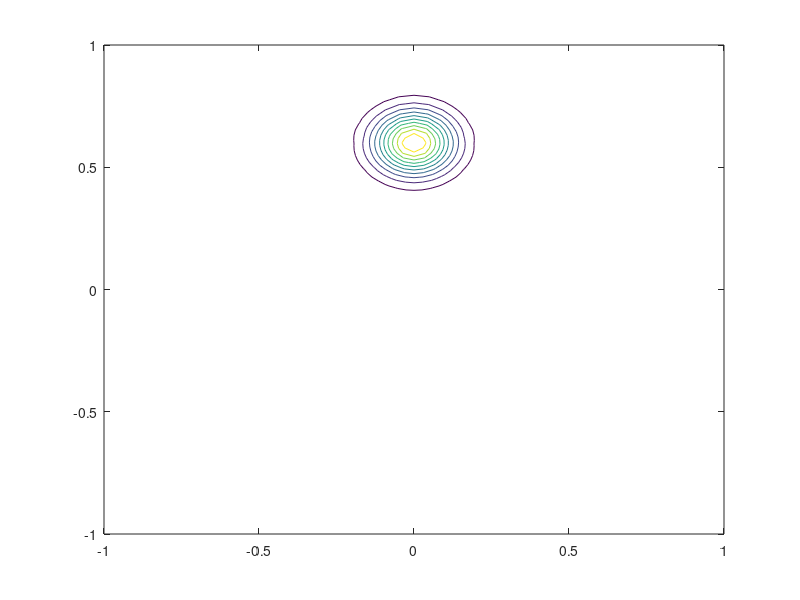
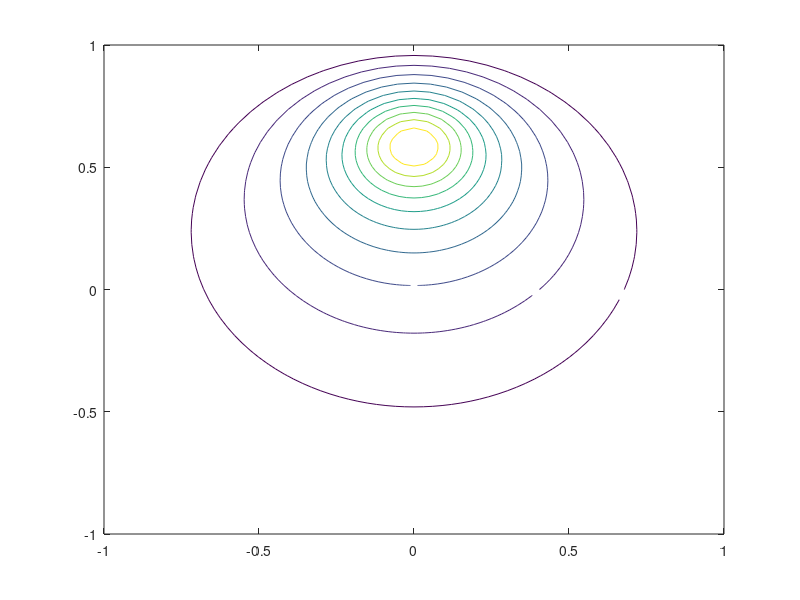
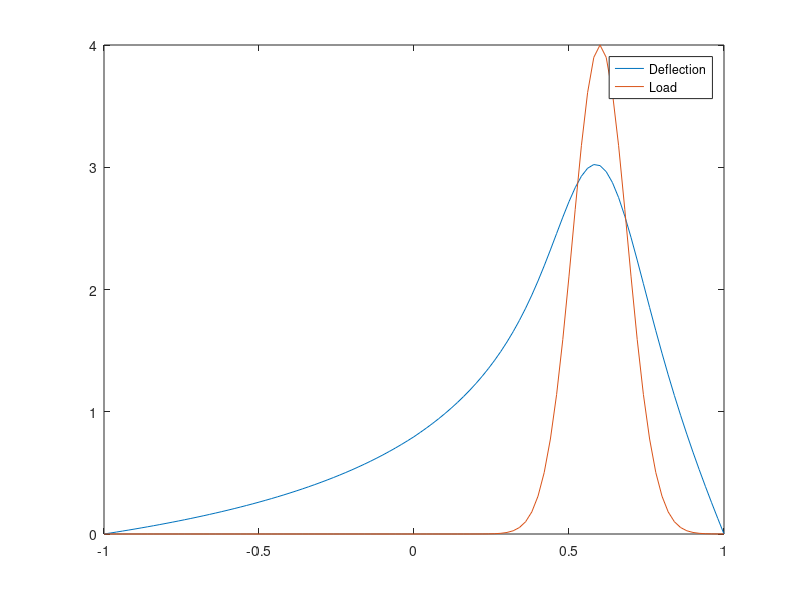

Write MATLAB code to recreate these figures, in order.
%划分网格
Nr=50;%在r方向打51个点
Ntheta=100;%在theta方向打101个点
r=linspace(0,1,Nr+1);%网格点的r坐标
r=r(2:Nr);%内部网格点的r坐标
hr=1/Nr;%r方向的步长
htheta=2*pi/Ntheta;%theta方向的步长
theta=linspace(0,2*pi,Ntheta+1);%网格点的theta坐标
theta=theta(1:Ntheta);%除去theta=2*pi的点后的网格坐标

%计算方程右端项F
F=[];
for k = 1:Ntheta
    F=[F,0,4*exp(-8^2*((r.*cos(theta(k))).^2+(r.*sin(theta(k))-0.6).^2))];
end

%构建矩阵A，其中记号与上机报告中保持一致
a=-Nr^2.+1./(2.*r.*hr);%差分格式中U_{i-1,j}前的系数
b=-Nr^2.-1./(2.*r(1:Nr-2).*hr);%差分格式中U_{i+1,j}前的系数
c=2*Nr^2.+2./(r.^2.*htheta^2);%差分格式中U_{i,j}前的系数
T0=diag([0,c])+diag(a,-1)+diag([0,b],1);
T1=diag([1,c])+diag(a,-1)+diag([0,b],1);
d=-1./((r.^2).*(htheta^2));%差分格式中U_{i,j+1}和U_{i,j-1}前的系数
K1=diag([1,d]);
K_1=diag([-1,d]);
K0=diag([0,d]);
M=diag([-1,d]);
M(1,2)=1;
A=blkdiag(T1,kron(diag(linspace(1,1,Ntheta-1)),T0));%A的对角块
A=A+kron(diag((linspace(1,1,Ntheta-1)),1),K_1);
A=A+kron(diag((linspace(1,1,Ntheta-1)),-1),K1);
A(Nr*(Ntheta-1)+1,Nr*(Ntheta-2)+1)=0;
A(Nr*(Ntheta-1)+1:Nr*Ntheta,1:Nr)=M;
A(1:Nr,Nr*(Ntheta-1)+1:Nr*Ntheta)=K0;

%求解并画图
U=A\F';
U=U';
%画等高线图
W=[];
for k = 1:Ntheta
    W=[W;U(Nr*(k-1)+2:Nr*k),0];
end
W=W';
r=[r,1];
[TH,R]=meshgrid(theta,r);
[X,Y]=pol2cart(TH,R);
p=4*exp(-8^2*((R.*cos(TH)).^2+(R.*sin(TH)-0.6).^2));
contour(X,Y,p);

saveas(gcf,'load_contour.jpg');
contour(X,Y,W);

saveas(gcf,'deflection_contour.jpg');
%画y轴上的图
y=[fliplr(-r),0,r];
u_y=50.*[0,fliplr(U(Nr*(3*Ntheta/4)+2:Nr*(3*Ntheta/4+1))),U(1),U(Nr*(Ntheta/4)+2:Nr*(Ntheta/4+1)),0];
load_y=[fliplr(4*exp(-8^2*(-r-0.6).^2)),4*exp(-8^2*0.6.^2),4*exp(-8^2*(r-0.6).^2)];
plot(y,u_y);
hold on;
plot(y,load_y);
legend('Deflection','Load');
saveas(gcf,'yaxsis.jpg')












